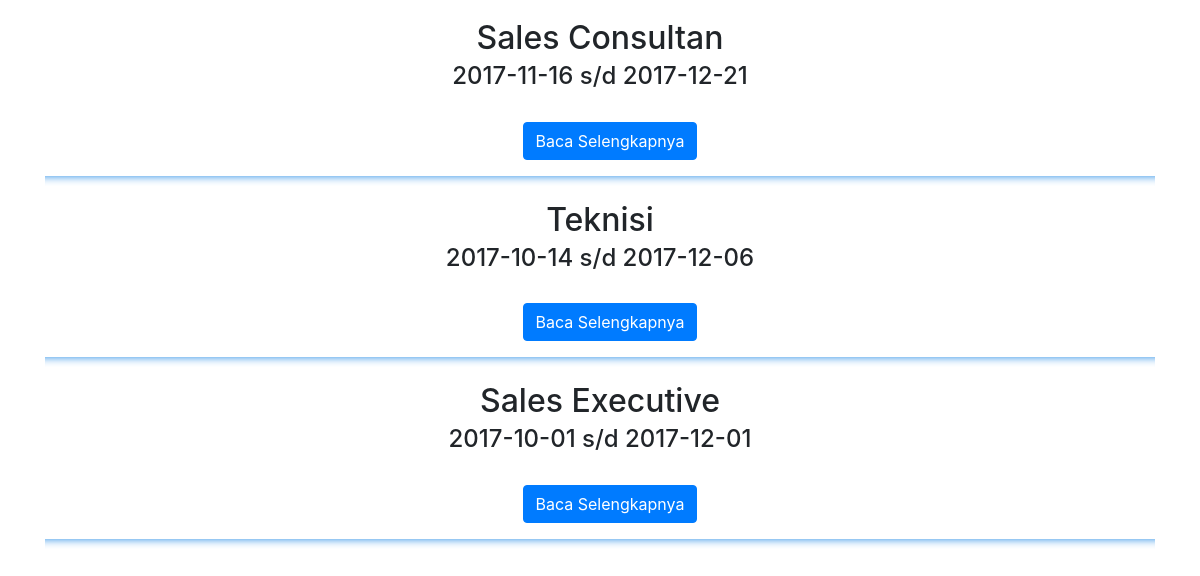
The page /pelamar/career.php (signed in) on the database its author committed.
### tables this page shows
CREATE TABLE `lowongan` (
  `id_lowongan` varchar(20) NOT NULL,
  `posisi_pekerjaan` varchar(35) NOT NULL,
  `lokasi_seleksi` varchar(35) NOT NULL,
  `tgl_mulai` date NOT NULL,
  `tgl_selesai` date NOT NULL,
  `deskripsi_pekerjaan` text NOT NULL,
  `jurusan_akademik` varchar(40) NOT NULL,
  `lokasi_pekerjaan` varchar(35) NOT NULL,
  `nip` varchar(15) NOT NULL,
  `view` enum('aktif','tidak aktif','','') NOT NULL
);

### pelamar/career.php (the view, shortened to what this page needs)
<?php
if (@$_SESSION['pelamar']) {
  $id_pelamar = $_SESSION['pelamar'];
?>
<!DOCTYPE html>
<html lang="en">
<head>
	<link rel="stylesheet" href="../bootstrap4/css/bootstrap.min.css">
	<link rel="stylesheet" href="../bootstrap4/css/custom.css">
</head>
<body style="background:transparent; margin-top: 20px;" >
 	<div class="container">
  <?php
  include"koneksi.php";
  $post = $_GET["post"];
  if (!$post) {
  $ambil_berita = mysqli_query($connect,"SELECT * from lowongan order by id_lowongan desc");
  while($hasil = mysqli_fetch_array($ambil_berita)){
  ?>
   <div class="row-fluid">
     <div class="span8 text-center">
       <h2><?=$hasil['posisi_pekerjaan'];?></h2>
		<h4> <?=$hasil['tgl_mulai'];?> s/d <?=$hasil['tgl_selesai'];?> </h4>
        <br>
        <p>
          <a href="career.php?id_pelamar=<?php echo $id_pelamar; ?>&post=<?=$hasil['id_lowongan'];?>" class="btn magictime openDownLeftReturn btn-primary	">Baca Selengkapnya</a>
        </p>
      </div>
    </div>
    <hr style="height: 10px; border: 0; box-shadow: 0 10px 10px -10px #1e88e5 inset;">
 <?php
  }  }
 ?>
 	</div>
</body>
</html>
<?php
} else {
    include "illegal.php";
}

### rows shown on the page
lowongan: posisi_pekerjaan "Sales Consultan", tgl_mulai "2017-11-16", tgl_selesai "2017-12-21"
lowongan: posisi_pekerjaan "Teknisi", tgl_mulai "2017-10-14", tgl_selesai "2017-12-06"
lowongan: posisi_pekerjaan "Sales Executive", tgl_mulai "2017-10-01", tgl_selesai "2017-12-01"
